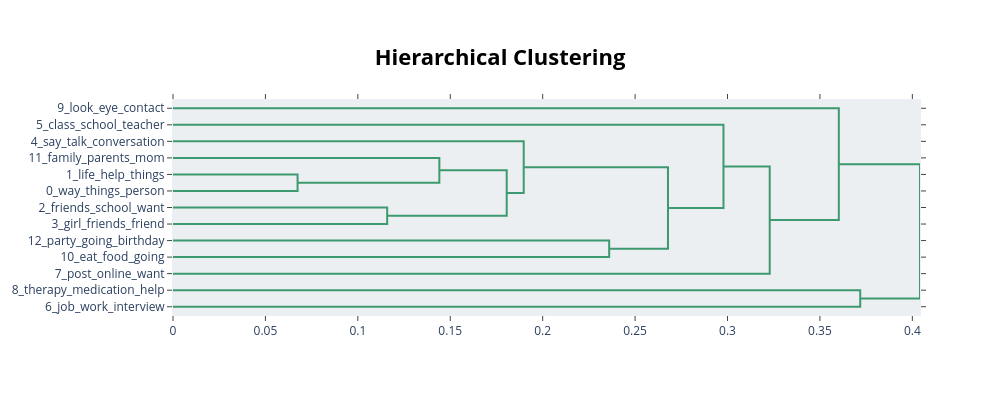

This figure's notebook cell:
### Code cell
kmeans_model.visualize_hierarchy()

### Figure 1 — Plotly figure (JSON) as saved in the notebook; plotly's stock layout.template omitted (floating-point values rounded to 4 significant figures)
{"data": [{"hoverinfo": "text", "marker": {"color": "rgb(61,153,112)"}, "mode": "lines", "type": "scatter", "x": [0.0, 0.06739, 0.06739, 0.0], "xaxis": "x", "y": [-45.0, -45.0, -55.0, -55.0], "yaxis": "y"}, {"hoverinfo": "text", "marker": {"color": "rgb(61,153,112)"}, "mode": "lines", "type": "scatter", "x": [0.0, 0.1441, 0.1441, 0.06739], "xaxis": "x", "y": [-35.0, -35.0, -50.0, -50.0], "yaxis": "y"}, {"hoverinfo": "text", "marker": {"color": "rgb(61,153,112)"}, "mode": "lines", "type": "scatter", "x": [0.0, 0.1159, 0.1159, 0.0], "xaxis": "x", "y": [-65.0, -65.0, -75.0, -75.0], "yaxis": "y"}, {"hoverinfo": "text", "marker": {"color": "rgb(61,153,112)"}, "mode": "lines", "type": "scatter", "x": [0.1441, 0.1805, 0.1805, 0.1159], "xaxis": "x", "y": [-42.5, -42.5, -70.0, -70.0], "yaxis": "y"}, {"hoverinfo": "text", "marker": {"color": "rgb(61,153,112)"}, "mode": "lines", "type": "scatter", "x": [0.0, 0.1897, 0.1897, 0.1805], "xaxis": "x", "y": [-25.0, -25.0, -56.25, -56.25], "yaxis": "y"}, {"hoverinfo": "text", "marker": {"color": "rgb(61,153,112)"}, "mode": "lines", "type": "scatter", "x": [0.0, 0.236, 0.236, 0.0], "xaxis": "x", "y": [-85.0, -85.0, -95.0, -95.0], "yaxis": "y"}, {"hoverinfo": "text", "marker": {"color": "rgb(61,153,112)"}, "mode": "lines", "type": "scatter", "x": [0.1897, 0.2678, 0.2678, 0.236], "xaxis": "x", "y": [-40.62, -40.62, -90.0, -90.0], "yaxis": "y"}, {"hoverinfo": "text", "marker": {"color": "rgb(61,153,112)"}, "mode": "lines", "type": "scatter", "x": [0.0, 0.2978, 0.2978, 0.2678], "xaxis": "x", "y": [-15.0, -15.0, -65.31, -65.31], "yaxis": "y"}, {"hoverinfo": "text", "marker": {"color": "rgb(61,153,112)"}, "mode": "lines", "type": "scatter", "x": [0.2978, 0.3228, 0.3228, 0.0], "xaxis": "x", "y": [-40.16, -40.16, -105.0, -105.0], "yaxis": "y"}, {"hoverinfo": "text", "marker": {"color": "rgb(61,153,112)"}, "mode": "lines", "type": "scatter", "x": [0.0, 0.3602, 0.3602, 0.3228], "xaxis": "x", "y": [-5.0, -5.0, -72.58, -72.58], "yaxis": "y"}, {"hoverinfo": "text", "marker": {"color": "rgb(61,153,112)"}, "mode": "lines", "type": "scatter", "x": [0.0, 0.3718, 0.3718, 0.0], "xaxis": "x", "y": [-115.0, -115.0, -125.0, -125.0], "yaxis": "y"}, {"hoverinfo": "text", "marker": {"color": "rgb(61,153,112)"}, "mode": "lines", "type": "scatter", "x": [0.3602, 0.4041, 0.4041, 0.3718], "xaxis": "x", "y": [-38.79, -38.79, -120.0, -120.0], "yaxis": "y"}], "layout": {"autosize": false, "height": 395, "hoverlabel": {"bgcolor": "white", "font": {"family": "Rockwell", "size": 16}}, "hovermode": "closest", "plot_bgcolor": "#ECEFF1", "showlegend": false, "title": {"font": {"color": "Black", "size": 22}, "text": "<b>Hierarchical Clustering</b>", "x": 0.5, "xanchor": "center", "yanchor": "top"}, "width": 1000, "xaxis": {"mirror": "allticks", "rangemode": "tozero", "showgrid": false, "showline": true, "showticklabels": true, "ticks": "outside", "type": "linear", "zeroline": false}, "yaxis": {"mirror": "allticks", "range": [-130, 0], "rangemode": "tozero", "showgrid": false, "showline": true, "showticklabels": true, "tickmode": "array", "ticks": "outside", "ticktext": ["9_look_eye_contact", "5_class_school_teacher", "4_say_talk_conversation", "11_family_parents_mom", "1_life_help_things", "0_way_things_person", "2_friends_school_want", "3_girl_friends_friend", "12_party_going_birthday", "10_eat_food_going", "7_post_online_want", "8_therapy_medication_help", "6_job_work_interview"], "tickvals": [-5, -15, -25, -35, -45, -55, -65, -75, -85, -95, -105, -115, -125], "type": "linear", "zeroline": false}}}
